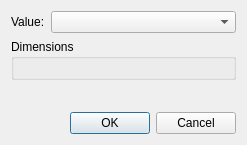
<?xml version="1.0" encoding="UTF-8"?>
<ui version="4.0">
 <class>RawDataNetcdfImporterSettingDialog</class>
 <widget class="QDialog" name="RawDataNetcdfImporterSettingDialog">
  <property name="geometry">
   <rect>
    <x>0</x>
    <y>0</y>
    <width>247</width>
    <height>145</height>
   </rect>
  </property>
  <property name="windowTitle">
   <string>Dimension Mapping Setting</string>
  </property>
  <layout class="QVBoxLayout" name="verticalLayout">
   <item>
    <layout class="QHBoxLayout" name="horizontalLayout" stretch="0,1">
     <item>
      <widget class="QLabel" name="valueLabel">
       <property name="text">
        <string>Value:</string>
       </property>
      </widget>
     </item>
     <item>
      <widget class="QComboBox" name="valueComboBox"/>
     </item>
    </layout>
   </item>
   <item>
    <widget class="QGroupBox" name="dimGroupBox">
     <property name="title">
      <string>Dimensions</string>
     </property>
     <layout class="QGridLayout" name="gridLayout_2">
      <item row="0" column="0">
       <layout class="QGridLayout" name="dimGridLayout"/>
      </item>
     </layout>
    </widget>
   </item>
   <item>
    <spacer name="verticalSpacer">
     <property name="orientation">
      <enum>Qt::Vertical</enum>
     </property>
     <property name="sizeHint" stdset="0">
      <size>
       <width>20</width>
       <height>9</height>
      </size>
     </property>
    </spacer>
   </item>
   <item>
    <widget class="QDialogButtonBox" name="buttonBox">
     <property name="orientation">
      <enum>Qt::Horizontal</enum>
     </property>
     <property name="standardButtons">
      <set>QDialogButtonBox::Cancel|QDialogButtonBox::Ok</set>
     </property>
    </widget>
   </item>
  </layout>
 </widget>
 <resources/>
 <connections>
  <connection>
   <sender>buttonBox</sender>
   <signal>accepted()</signal>
   <receiver>RawDataNetcdfImporterSettingDialog</receiver>
   <slot>accept()</slot>
   <hints>
    <hint type="sourcelabel">
     <x>248</x>
     <y>254</y>
    </hint>
    <hint type="destinationlabel">
     <x>157</x>
     <y>274</y>
    </hint>
   </hints>
  </connection>
  <connection>
   <sender>buttonBox</sender>
   <signal>rejected()</signal>
   <receiver>RawDataNetcdfImporterSettingDialog</receiver>
   <slot>reject()</slot>
   <hints>
    <hint type="sourcelabel">
     <x>316</x>
     <y>260</y>
    </hint>
    <hint type="destinationlabel">
     <x>286</x>
     <y>274</y>
    </hint>
   </hints>
  </connection>
 </connections>
</ui>
